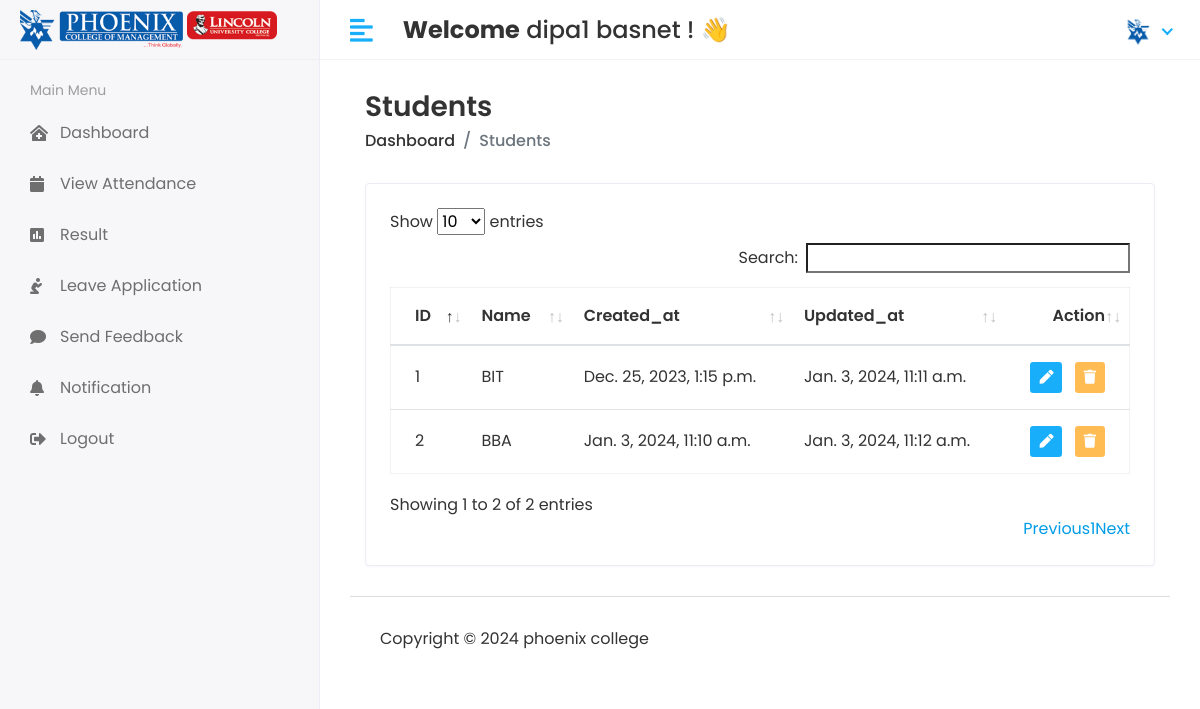
Screenshot of /Hod/Course/View (signed in) with the database file from the repository.
### student/models.py (models this page shows, shortened)
class CustomUser(AbstractUser):
    USER = (
        (1, 'HOD'),
        (2, 'STAFF'),
        (3, 'STUDENT'),
    )
    user_type = models.CharField(choices=USER, max_length=50, default=1)
    profile_pic = models.ImageField(upload_to='media/profile_pic')

class Course(models.Model):
    name = models.CharField(max_length=100)
    created_at = models.DateTimeField(auto_now_add=True)
    updated_at = models.DateTimeField(auto_now=True)

### student_management_system/Hod_Views.py (the view)
# urls.py: path('Hod/Course/View', Hod_Views.VIEW_COURSE, name='view_course'),
@login_required(login_url='/')
def VIEW_COURSE(request):
    course = Course.objects.all()
    context = {
        'course': course,
    }
    return render(request, 'Hod/view_course.html', context)

### templates/Hod/view_course.html (shortened to what this page needs)
{% extends 'base.html' %}
{% block content %}
 <div class="content container-fluid">
               <div class="page-header">
                  <div class="row align-items-center">
                     <div class="col">
                        <h3 class="page-title">Students</h3>
                        <ul class="breadcrumb">
                           <li class="breadcrumb-item"><a href="{% url 'hod_home' %}">Dashboard</a></li>
                           <li class="breadcrumb-item active">Students</li>
                        </ul>
                     </div>
                  </div>
               </div>
               <div class="row">
                  <div class="col-sm-12">
                     <div class="card card-table">
                        <div class="card-body">
                           <div class="table-responsive">
                              <table id="table_id" class="table table-hover table-center mb-0">
                                 <thead>
                                    <tr>
                                       <th>ID</th>
                                       <th>Name</th>
                                       <th>Created_at</th>
                                       <th>Updated_at</th>
                                       <th class="text-right">Action</th>
                                    </tr>
                                 </thead>
                                 <tbody>
                                 {% for i in course %}
                                    <tr>
                                       <td>{{i.id}}</td>
                                       <td>{{i.name}}</td>
                                       <td>{{i.created_at}}</td>
                                       <td>{{i.updated_at}}</td>
                                       <td class="text-right">
                                          <div class="actions">
                                             <a href="{% url 'edit_course' i.id %}" class="btn btn-sm bg-success-light mr-2">
                                             <i class="fas fa-pen"></i>
                                             </a>
                                             <a href="{% url 'delete_course' i.id %}" class="btn btn-sm bg-danger-light">
                                             <i class="fas fa-trash"></i>
                                             </a>
                                          </div>
                                       </td>
                                    </tr>
                                 {% endfor %}
                                 </tbody>
                              </table>
                           </div>
                        </div>
                     </div>
                  </div>
               </div>
            </div>
{% endblock %}

### templates/includes/header.html (shortened to what this page needs)
 {% load static %}
<div class="header">
            <div class="header-left">
               <a href="" class="logo">
               <img src="{% static 'assets/img/logo-both.png'%}" alt="Logo">
               </a>
            </div>
            <a href="javascript:void(0);" id="toggle_btn">
            <i class="fas fa-align-left"></i>
            </a>
            <div class="top-nav-search mt-3">
               <h4><strong>Welcome</strong>&nbsp;<span>{{user.first_name}} {{ user.last_name }}</span>&nbsp;! 👋</h4>
            </div>
            <ul class="nav user-menu">
               <li class="nav-item dropdown has-arrow">
                  <a href="#" class="dropdown-toggle nav-link" data-toggle="dropdown">
                   {% if user.profile_pic == "" %}
                      <span class="user-img"><img class="rounded-circle" src="{% static 'assets/img/no_image.jpg' %}" width="31" alt="profile"></span>
                     {% else %}
                  <span class="user-img"><img class="rounded-circle" src="/{{user.profile_pic}}" width="31" alt="Profile"></span>
                   {% endif %}
                  </a>
               </li>
            </ul>
         </div>

### static/assets/css/style.css (style rules this page uses)
html { height: 100%; }
body { background-color: #fff; color: #333; font-family: 'Poppins', sans-serif; font-size: 1rem; height: 100%; line-height: 1.5; overflow-x: hidden; }
h1, h2, h3, h4, h5, h6 { font-family: 'Poppins', sans-serif; margin-top: 0; }
a { color: #009ce7; }
input, button, a { transition: all 0.4s ease; -moz-transition: all 0.4s ease; -o-transition: all 0.4s ease; -ms-transition: all 0.4s ease; -webkit-transition: all 0.4s ease; }
ul, ol { padding: 0px; list-style: none; }
.table { color: #333; max-width: 100%; margin-bottom: 0; width: 100%; }
.table.dataTable { border-collapse: collapse !important; border: 1px solid rgba(0, 0, 0, 0.05); }
.table thead tr th { font-weight: 600; }
.table tbody tr { border-bottom: 1px solid rgba(0, 0, 0, 0.05); }
.table.table-center td, .table.table-center th { vertical-align: middle; }
.card-table .card-body .table > thead > tr > th { border-top: 0; }
.card-table .card-body .table tr td:first-child, .card-table .card-body .table tr th:first-child { padding-left: 1.5rem; }
.card-table .card-body .table tr td:last-child, .card-table .card-body .table tr th:last-child { padding-right: 1.5rem; }
.card-table .table td, .card-table .table th { border-top: 1px solid #e2e5e8; padding: 1rem 0.75rem; white-space: nowrap; }
.card { border: 1px solid #ececf5; box-shadow: 0 1px 3px 0 rgba(0, 0, 0, 0.03); margin-bottom: 1.875rem; }
.card-body { padding: 1.5rem; }
.bg-danger-light { background-color:#FFBC53 !important; color:#fff !important; }
.bg-success-light { background-color: #18aefa; color: #fff; }
.header { background-color: #fff; border-bottom: 1px solid #f3f3f4; left: 0; position: fixed; right: 0; top: 0; z-index: 1001; height: 60px; }
.header .header-left { float: left; height: 60px; padding: 0 20px; position: relative; width: 320px; z-index: 1; transition: all 0.2s ease-in-out; background-color: #f7f7fa; border-bottom: 1px solid #efefef; border-right: 1px solid #ececf5; display: flex; align-items: center; }
.header .header-left .logo { display: inline-block; line-height: 60px; }
.header .header-left .logo img { max-height: 40px; width: auto; }
.header .dropdown-toggle:after { display: none; }
.header .has-arrow .dropdown-toggle:after { border-top: 0; border-left: 0; border-bottom: 2px solid #18aefa; border-right: 2px solid #18aefa; content: ''; height: 8px; display: inline-block; pointer-events: none; -webkit-transform-origin: 66% 66%; -ms-transform-origin: 66% 66%; transform-origin: 66% 66%; -webkit-transform: rotate(45deg); -ms-transform: rotate(45deg); transform: rotate(45deg); -webkit-transition: all 0.15s ease-in-out; transition: all 0.15s ease-in-out; width: 8px; vertical-align: 0px; }
.user-menu { float: right; margin: 0; position: relative; z-index: 99; padding-right: 15px; }
.user-menu.nav > li > a { color: #a0a0a0; font-size: 14px; line-height: 58px; padding: 0 15px; height: 60px; }
.user-img { margin-right: 3px; position: relative; }
.top-nav-search { float: left; margin-left: 15px; }
.page-header { margin-bottom: 1.875rem; }
.page-header .breadcrumb { background-color: transparent; color: #6c757d; font-size: 1rem; font-weight: 500; margin-bottom: 0; padding: 0; }
.page-header .breadcrumb a { color: #333; }
.page-title { font-size: 28px; font-weight: 600; color: #333; margin-bottom: 5px; }
@media (min-width: 992px) { #toggle_btn { align-items: center; color: #18aefa; display: inline-flex; float: left; font-size: 26px; height: 60px; justify-content: center; margin-left: 15px; padding: 0 15px; } }

### rows the page displays
CustomUser: first_name "dipa1", last_name "basnet", profile_pic (picture)
Course: id "1", name "BIT", created_at "Dec. 25, 2023, 1:15 p.m.", updated_at "Jan. 3, 2024, 11:11 a.m."
Course: id "2", name "BBA", created_at "Jan. 3, 2024, 11:10 a.m.", updated_at "Jan. 3, 2024, 11:12 a.m."
